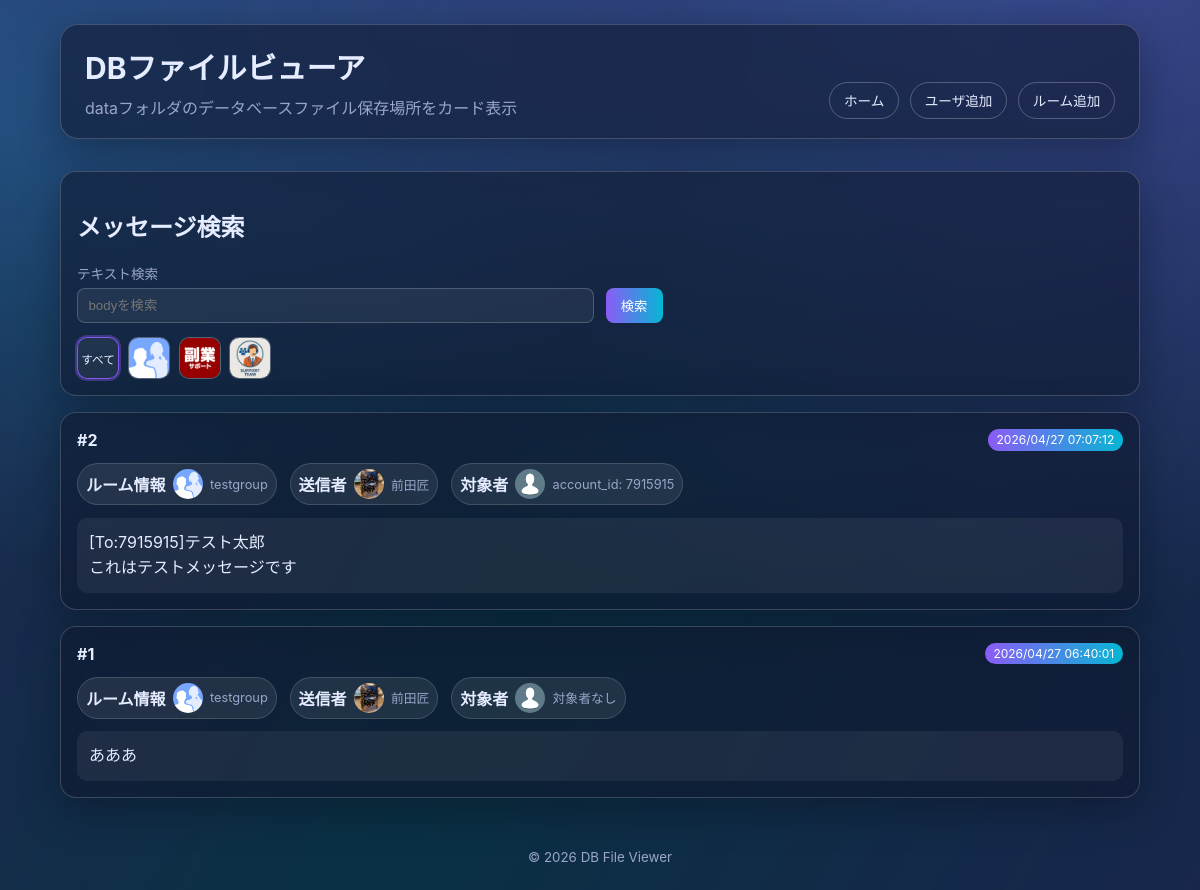
The page / on the database its author committed.
### tables this page shows
CREATE TABLE room (
            id INTEGER PRIMARY KEY AUTOINCREMENT,
            room_name TEXT NOT NULL,
            room_id TEXT NOT NULL,
            room_icon TEXT
        );

CREATE TABLE message (
            id INTEGER PRIMARY KEY AUTOINCREMENT,
            room_id INTEGER,
            account_id TEXT,
            body TEXT NOT NULL,
            send_time TEXT
        );

CREATE TABLE users (
            id INTEGER PRIMARY KEY AUTOINCREMENT,
            user_name TEXT NOT NULL,
            account_id TEXT NOT NULL,
            user_icon TEXT
        );

### index.php (the view, shortened to what this page needs)
<?php
$pdo = get_db();
$q = trim((string)($_GET['q'] ?? ''));
$selectedRoomId = trim((string)($_GET['room_id'] ?? ''));
$rooms = $pdo->query('SELECT id, room_id, room_name, room_icon FROM room ORDER BY room_name ASC')->fetchAll(PDO::FETCH_ASSOC);
$sql = <<<'SQL'
SELECT
    m.id,
    m.room_id,
    m.account_id,
    m.body,
    m.send_time,
    r.room_name,
    r.room_icon,
    u.user_name,
    u.user_icon
FROM message m
LEFT JOIN room r ON CAST(m.room_id AS TEXT) = r.room_id
LEFT JOIN users u ON m.account_id = u.account_id
WHERE 1=1
SQL;
$params = [];
$sql .= ' ORDER BY COALESCE(m.send_time, "") DESC, m.id DESC';
$stmt = $pdo->prepare($sql);
$stmt->execute($params);
$messages = $stmt->fetchAll(PDO::FETCH_ASSOC);
function extract_target_account_id(string $body): string
{
    if (preg_match('/\[to:\s*([^\]\s]+)\]/i', $body, $matches)) {
        return trim((string)$matches[1]);
    }
    return '';
}
foreach ($messages as $index => $message) {
    $targetAccountId = extract_target_account_id((string)($message['body'] ?? ''));
    $messages[$index]['target_account_id'] = $targetAccountId;
}
$targetUsersByAccountId = [];
include __DIR__ . '/header.php';
?>
<section class="card glass form-card">
  <h2>メッセージ検索</h2>
  <form method="get" class="admin-form horizontal-form search-row">
    <label>テキスト検索
      <input type="text" name="q" value="<?php echo htmlspecialchars($q, ENT_QUOTES, 'UTF-8'); ?>" placeholder="bodyを検索">
    </label>
    <button type="submit">検索</button>
  </form>
  <div class="icon-filter-row" aria-label="ルーム絞り込み">
    <a href="index.php?q=<?php echo urlencode($q); ?>" class="icon-filter-button <?php echo $selectedRoomId === '' ? 'active' : ''; ?>" title="すべて表示">
      すべて
    </a>
    <?php foreach ($rooms as $room): ?>
      <?php
        $roomId = (string)$room['room_id'];
        $roomName = (string)$room['room_name'];
        $iconPath = trim((string)($room['room_icon'] ?? ''));
      ?>
      <a
        href="index.php?q=<?php echo urlencode($q); ?>&room_id=<?php echo urlencode($roomId); ?>"
        class="icon-filter-button <?php echo $selectedRoomId === $roomId ? 'active' : ''; ?>"
        title="<?php echo htmlspecialchars($roomName, ENT_QUOTES, 'UTF-8'); ?>"
      >
        <img src="<?php echo htmlspecialchars($iconPath !== '' ? $iconPath : 'img/noimage.png', ENT_QUOTES, 'UTF-8'); ?>" alt="<?php echo htmlspecialchars($roomName, ENT_QUOTES, 'UTF-8'); ?>" onerror="this.onerror=null;this.src='img/noimage.png';">
      </a>
    <?php endforeach; ?>
  </div>
</section>
<section class="cards" aria-label="メッセージ一覧">
  <?php foreach ($messages as $message): ?>
    <?php
      $roomName = trim((string)($message['room_name'] ?? ''));
      $roomLabel = $roomName !== '' ? $roomName : ('room_id: ' . (string)$message['room_id']);
      $roomIcon = trim((string)($message['room_icon'] ?? ''));
      $senderName = trim((string)($message['user_name'] ?? ''));
      $senderLabel = $senderName !== '' ? $senderName : ('account_id: ' . (string)$message['account_id']);
      $senderIcon = trim((string)($message['user_icon'] ?? ''));
      $targetAccountId = (string)($message['target_account_id'] ?? '');
      $targetUser = $targetAccountId !== '' ? ($targetUsersByAccountId[$targetAccountId] ?? null) : null;
      $targetName = trim((string)($targetUser['user_name'] ?? ''));
      $targetLabel = $targetName !== ''
          ? $targetName
          : ($targetAccountId !== '' ? ('account_id: ' . $targetAccountId) : '対象者なし');
      $targetIcon = trim((string)($targetUser['user_icon'] ?? ''));
      $rawSendTime = trim((string)($message['send_time'] ?? ''));
      $timestamp = strtotime($rawSendTime);
      $formattedSendTime = $rawSendTime;
      if ($timestamp !== false) {
          $formattedSendTime = date('Y/m/d H:i:s', $timestamp);
      }
    ?>
    <article class="card glass">
      <div class="card-head">
        <h2>#<?php echo (int)$message['id']; ?></h2>
        <span class="badge"><?php echo htmlspecialchars($formattedSendTime, ENT_QUOTES, 'UTF-8'); ?></span>
      </div>
      <div class="message-meta-row">
        <div class="entity-chip" data-tooltip="<?php echo htmlspecialchars($roomLabel, ENT_QUOTES, 'UTF-8'); ?>">
          <strong>ルーム情報</strong>
          <img src="<?php echo htmlspecialchars($roomIcon !== '' ? $roomIcon : 'img/noimage.png', ENT_QUOTES, 'UTF-8'); ?>" alt="<?php echo htmlspecialchars($roomLabel, ENT_QUOTES, 'UTF-8'); ?>" onerror="this.onerror=null;this.src='img/noimage.png';">
          <span><?php echo htmlspecialchars($roomLabel, ENT_QUOTES, 'UTF-8'); ?></span>
        </div>
        <div class="entity-chip" data-tooltip="<?php echo htmlspecialchars($senderLabel, ENT_QUOTES, 'UTF-8'); ?>">
          <strong>送信者</strong>
          <img src="<?php echo htmlspecialchars($senderIcon !== '' ? $senderIcon : 'img/noimage.png', ENT_QUOTES, 'UTF-8'); ?>" alt="<?php echo htmlspecialchars($senderLabel, ENT_QUOTES, 'UTF-8'); ?>" onerror="this.onerror=null;this.src='img/noimage.png';">
          <span><?php echo htmlspecialchars($senderLabel, ENT_QUOTES, 'UTF-8'); ?></span>
        </div>
        <div class="entity-chip" data-tooltip="<?php echo htmlspecialchars($targetLabel, ENT_QUOTES, 'UTF-8'); ?>">
          <strong>対象者</strong>
          <img src="<?php echo htmlspecialchars($targetIcon !== '' ? $targetIcon : 'img/noimage.png', ENT_QUOTES, 'UTF-8'); ?>" alt="<?php echo htmlspecialchars($targetLabel, ENT_QUOTES, 'UTF-8'); ?>" onerror="this.onerror=null;this.src='img/noimage.png';">
          <span><?php echo htmlspecialchars($targetLabel, ENT_QUOTES, 'UTF-8'); ?></span>        </div>
      </div>
      <div class="message-body"><?php echo nl2br(htmlspecialchars((string)$message['body'], ENT_QUOTES, 'UTF-8')); ?></div>
    </article>
  <?php endforeach; ?>
</section>
<?php include __DIR__ . '/footer.php'; ?>

### style/style.css (style rules this page uses)
:root { --bg: #0b1020; --text: #e6ecff; --muted: #9aa6c9; --card: rgba(16, 22, 45, 0.55); --border: rgba(255, 255, 255, 0.18); --accent-a: #8b5cf6; --accent-b: #06b6d4; }
* { box-sizing: border-box; }
body { margin: 0; min-height: 100vh; font-family: "Inter", "Noto Sans JP", system-ui, sans-serif; color: var(--text); background: radial-gradient(1200px 700px at 85% -10%, rgba(139, 92, 246, 0.45), transparent), radial-gradient(800px 500px at -10% 10%, rgba(6, 182, 212, 0.35), transparent), var(--bg); overflow-x: hidden; }
.glass { background: var(--card); border: 1px solid var(--border); backdrop-filter: blur(12px); -webkit-backdrop-filter: blur(12px); box-shadow: 0 12px 38px rgba(5, 8, 20, .35); }
.cards { display: flex; grid-template-columns: repeat(auto-fit, minmax(270px, 1fr)); gap: 1rem; flex-direction: column; }
.card { border-radius: 16px; padding: 1rem; transform: translateY(6px); opacity: 0; animation: slideUp .55s ease forwards; animation-delay: var(--delay, 0ms); transition: transform .2s ease, border-color .2s ease; }
.card-head { display: flex; justify-content: space-between; align-items: center; gap: .6rem; margin-bottom: .8rem; }
.card-head h2 { margin: 0; font-size: 1rem; overflow-wrap: anywhere; }
.badge { padding: .2rem .55rem; border-radius: 999px; font-size: .75rem; color: #fff; background: linear-gradient(90deg, var(--accent-a), var(--accent-b)); }
.form-card { margin-bottom: 1rem; }
.admin-form { display: grid; gap: .7rem; }
.admin-form label { display: grid; gap: .35rem; font-size: .85rem; color: var(--muted); }
.admin-form input { border-radius: 8px; border: 1px solid rgba(255,255,255,.2); padding: .55rem .65rem; background: rgba(255,255,255,.06); color: var(--text); }
button { width: fit-content; border: 0; border-radius: 8px; padding: .5rem .95rem; cursor: pointer; color: #fff; background: linear-gradient(90deg, var(--accent-a), var(--accent-b)); }
.horizontal-form { grid-template-columns: repeat(auto-fit, minmax(180px, 1fr)); align-items: end; }
.search-row { margin-bottom: .9rem; }
.icon-filter-row { display: flex; flex-wrap: wrap; gap: .55rem; }
.icon-filter-button { width: 42px; height: 42px; border-radius: 10px; border: 1px solid rgba(255,255,255,.24); display: inline-flex; align-items: center; justify-content: center; text-decoration: none; background: rgba(255,255,255,.06); color: var(--text); font-size: .73rem; }
.icon-filter-button img { width: 100%; height: 100%; border-radius: 9px; object-fit: cover; }
.icon-filter-button.active { border-color: rgba(139, 92, 246, .95); box-shadow: 0 0 0 2px rgba(139, 92, 246, .35); }
.message-meta-row { display: flex; flex-wrap: wrap; gap: .8rem; margin-bottom: .8rem; }
.entity-chip { display: inline-flex; align-items: center; gap: .45rem; padding: .3rem .5rem; border-radius: 999px; background: rgba(255, 255, 255, .08); border: 1px solid rgba(255,255,255,.15); position: relative; }
.entity-chip img { width: 30px; height: 30px; border-radius: 999px; object-fit: cover; }
.entity-chip span { font-size: .8rem; color: var(--muted); }
.entity-chip::after { content: attr(data-tooltip); position: absolute; bottom: calc(100% + 8px); left: 50%; transform: translateX(-50%) scale(.98); transform-origin: bottom center; background: rgba(9, 13, 30, .98); border: 1px solid rgba(255,255,255,.2); border-radius: 8px; padding: .35rem .55rem; font-size: .75rem; color: #fff; opacity: 0; pointer-events: none; white-space: nowrap; transition: opacity .15s ease, transform .15s ease; }
.message-body { padding: .75rem; border-radius: 10px; background: rgba(255,255,255,.06); line-height: 1.6; overflow-wrap: anywhere; }

### rows shown on the page
room: room_icon (picture)
room: room_icon (picture)
room: room_icon (picture)
message: id "2", send_time "2026/04/27 07:07:12", room.room_icon (picture), room.room_name "testgroup", users.user_icon (picture), users.user_name "前田匠", targetLabel "account_id: 7915915", body "[To:7915915]テスト太郎 これはテストメッセージです"
message: id "1", send_time "2026/04/27 06:40:01", room.room_icon (picture), room.room_name "testgroup", users.user_icon (picture), users.user_name "前田匠", targetLabel "対象者なし", body "あああ"
